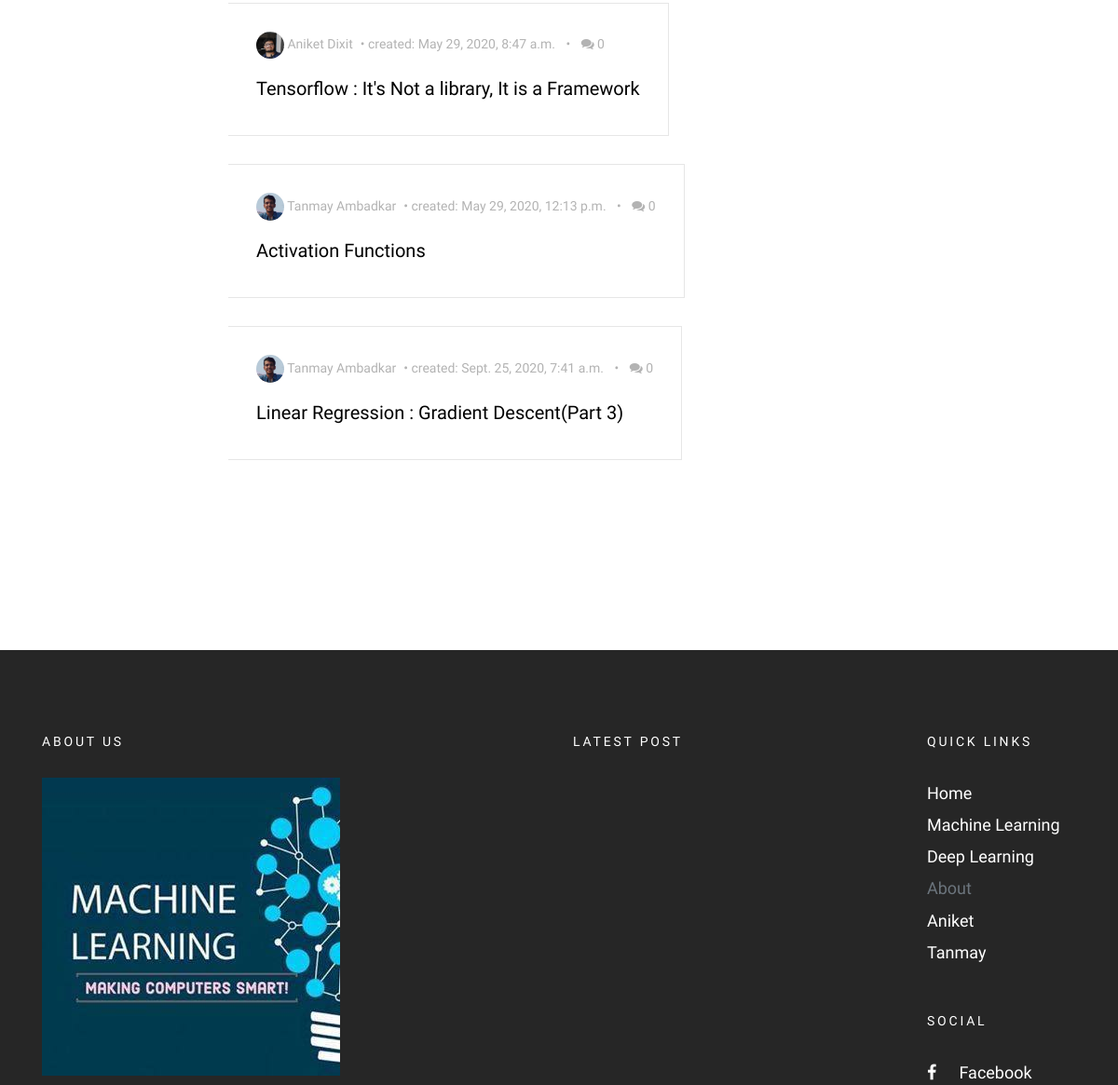
/drafts/ (signed in, middle part), run on an earlier commit of the app's database.
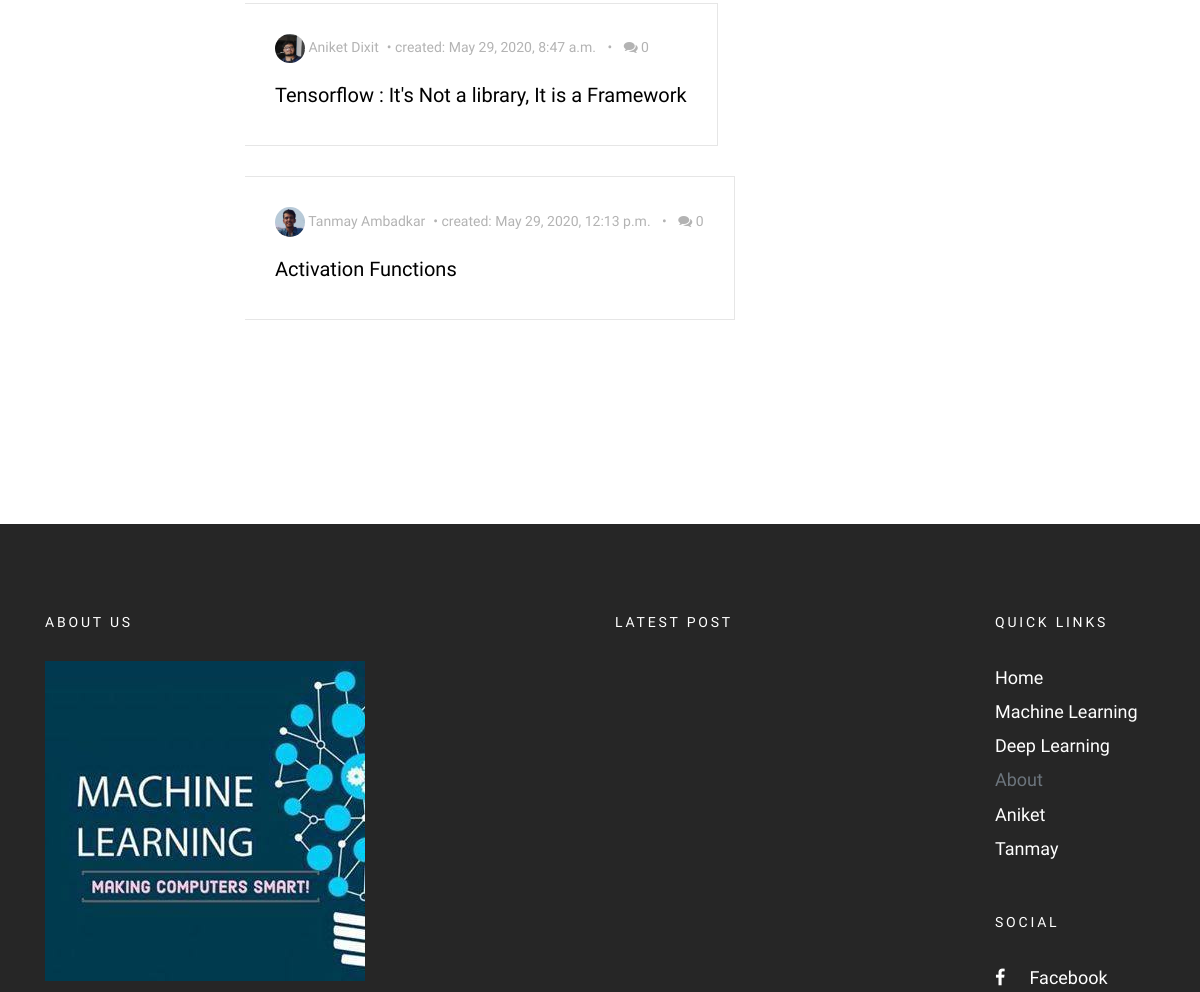
And on a later commit of the database.
### blog/models.py (models this page shows, shortened)
class Post(models.Model):
    types = (
        ('D', 'Deep Learning'),
        ('M', 'Machine Learning'),
    )
    author = models.ForeignKey('UserProfileInfo', on_delete = models.CASCADE)
    title = models.CharField(max_length = 200)
    cover_img = models.ImageField(upload_to = 'cover_image', blank = True)
    text = models.TextField()
    created_date = models.DateTimeField(default = timezone.now)
    published_date = models.DateTimeField(blank = True, null = True)
    type = models.CharField(max_length = 1, choices = types, blank = True)
    meta_tag = models.CharField(max_length = 160, blank = True)
    def approve_comments(self):
        return self.comments.filter(approved_comment=True)

class UserProfileInfo(models.Model):
    user = models.OneToOneField(User, on_delete= models.CASCADE)
    profile_img = models.ImageField(upload_to = 'profile_pics', blank = True)
    cover_image = models.ImageField(upload_to = 'cover_profile_img', blank = True)
    description = models.TextField(blank = True)
    writeup = models.TextField(blank = True)
    instagram = models.URLField(blank = True)
    facebook = models.URLField(blank = True)
    github = models.URLField(blank = True)
    linkedin = models.URLField(blank = True)
    email = models.EmailField(blank = True)

### blog/views.py (the view)
# urls.py: path('drafts/', DraftListView.as_view(), name = 'post_draft_list'),
class DraftListView(LoginRequiredMixin, ListView):
    login_url = '/login/'
    redirect_field_name = 'blog/post_draft_list.html'
    model = Post
    template_name = 'post_draft_list.html'
    def get_queryset(self):
        return Post.objects.filter(published_date__isnull = True).order_by('created_date')

### blog/templates/blog/post_draft_list.html (shortened to what this page needs)
{% extends "blog/base.html" %}
{% load static %}
{% block content %}
{% if request.user.is_superuser %}
<section class="site-section pt-5">
  <div class="container">
    <div class="row blog-entries">
      <div class="col-md-12 col-lg-8 main-content">
        <div class="row mb-5 mt-5">
           <div class="col-md-12">
             {% for post in post_list %}
             {% if not post.published_date %}
             <div class="post-entry-horzontal">
               <a href="{% url 'post_detail' pk=post.pk %}">
                   <span class="text">
                     <div class="post-meta">
                       <span class="author mr-2"><img src="/media/{{post.author.profile_img}}" alt="Colorlib">  {{post.author.user.first_name}} {{post.author.user.last_name}}</span>&bullet;
                       <span class="mr-2">created: {{post.created_date}}</span> &bullet;
                       <span class="ml-2"><span class="fa fa-comments"></span> {{post.approve_comments.count}}</span>
                     </div>
                     <h2>{{ post.title }}</h2>
                   </span>
		 </div>
               {% endif %}
               {% empty %}
                 <h2>No Drafts!</h2>
             {% endfor %}
	  </div>
        </div>
      </div>
    </div>
  </div>
</section>
{% endif %}
{% endblock %}

What changed in the data, as far as the page shows it:
no longer on this page (row edited): Post: author.profile_img (picture), author.user.first_name "Tanmay", author.user.last_name "Ambadkar", created_date "Sept. 25, 2020, 7:41 a.m.", approve_comments.count "0", title "Linear Regression : Gradient Descent(Part 3)"
